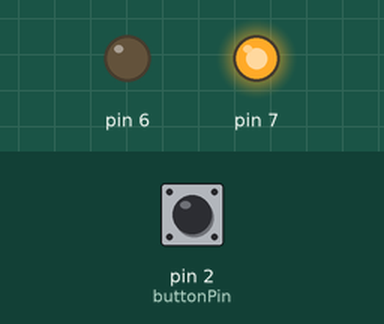
The sketch below on a simulated Arduino Uno, built with avr-gcc and run on an emulated ATmega328P. On the bench: output pins drawn as LEDs (lit = HIGH). The inputs (shaded band) are chosen by the test bench; at power-on: pin 2 (buttonPin) LOW.

Above: at 1.2 s.
1.3 s: pin 2 (buttonPin) pulled HIGH for 0.15 s
At 1.4 s:
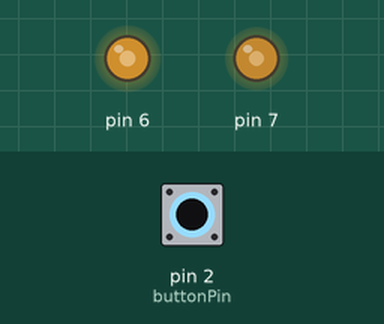
3.0 s: pin 2 (buttonPin) pulled HIGH for 1 s
At 4.4 s:
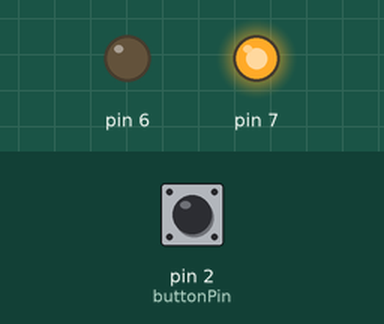
7.0 s: pin 2 (buttonPin) pulled HIGH for 3.2 s
At 7.9 s:
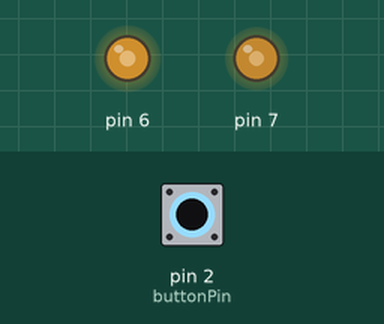
Timing chart, 0 to 11.7 s (numbered marks = the images above; inputs shaded):
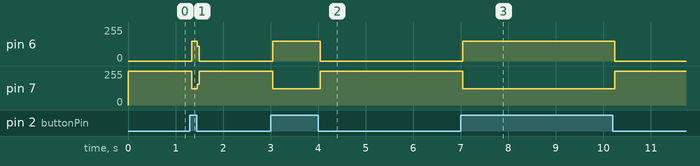

Measured:
- after the input at 1.3 s, pin 6: 0/255 → 148/255 at once, → 0/255 0.12 s later; pin 7: 255/255 → 123/255 at once, → 255/255 0.12 s later
- after the input at 3.0 s, pin 6: 0/255 → 148/255 at once, → 0/255 1.0 s later; pin 7: 255/255 → 123/255 at once, → 255/255 1.0 s later
- after the input at 7.0 s, pin 6: 0/255 → 148/255 at once, → 0/255 3.2 s later; pin 7: 255/255 → 123/255 at once, → 255/255 3.2 s later

The sketch:

rdm.ino
```cpp
#include <Arduino.h>
#include <Wire.h>
#include <SPI.h>
#include <PN532_SPI.h>
#include <PN532.h>
#include <rdm6300.h>

PN532_SPI pn532spi(SPI, 10);
PN532 nfc(pn532spi);

#define RDM6300_RX_PIN 4 // read the SoftwareSerial doc above! may need to change this pin to 10...
Rdm6300 rdm6300;

const int buttonPin = 2;

bool mode; //выбирается считыватель, если true, то RDM
int buttonState = 0;
String hex_uuid = "";

void setup() {
  Serial.begin(115200);
  rdm6300.begin(RDM6300_RX_PIN);

  nfc.begin();

  uint32_t versiondata = nfc.getFirmwareVersion();
  if (! versiondata) {
    Serial.print("Didn't find PN53x board");
    while (1); // halt
  }
  nfc.setPassiveActivationRetries(0xFF);

  // configure board to read RFID tags
  nfc.SAMConfig();

  mode = false;

  pinMode(7, OUTPUT);
  pinMode(6, OUTPUT);
  pinMode(3, INPUT);
}


void(* resetFunc) (void) = 0;//объявляем функцию reset с адресом 0

void loop() {

  buttonState = digitalRead(buttonPin);

  if (!mode) {  // обработчик нажатия
    mode = true;
    rdm_void();
  }

    if (mode) {  // обработчик нажатия
    mode = false;
    pn_532();
  }
}

void rdm_void() {
  while(true){
    if(mode){
      digitalWrite(7, HIGH);
      digitalWrite(6, LOW);

    if (rdm6300.get_new_tag_id()){
      Serial.print("125-");
      Serial.println(rdm6300.get_tag_id(), HEX);
    }
    }
    buttonState = digitalRead(buttonPin);
    if(buttonState == HIGH){ break; mode = false; }
  }
}

void pn_532(){
  if(!mode){
    while(true){
    digitalWrite(6, HIGH);
    digitalWrite(7, LOW);

    bool success;
    uint8_t responseLength = 32;
    // set shield to inListPassiveTarget
    success = nfc.inListPassiveTarget();

      if(success) {

        uint8_t selectApdu[] = { 0x00, /* CLA */
                                  0xA4, /* INS */
                                  0x04, /* P1  */
                                  0x00, /* P2  */
                                  0x05, /* Length of AID  */
                                  0xF2, 0x22, 0x22, 0x22, 0x22 /* AID defined on Android App */
                                };

        uint8_t response[3];

        success = nfc.inDataExchange(selectApdu, sizeof(selectApdu), response, &responseLength);

        if(success) {
          Serial.print("135-");
          nfc.PrintHexCharNoProb(response, responseLength - 7);
          Serial.println();
          delay(1500);
          resetFunc();
        }
      }
      break;
    }
  }
}
```
